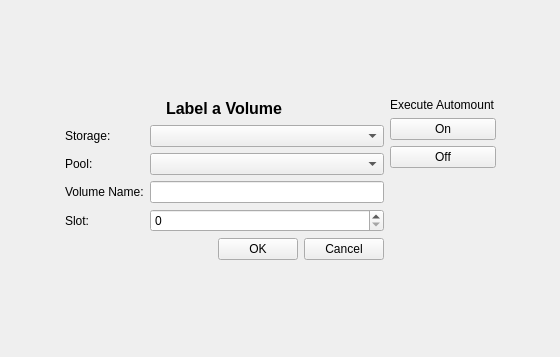
<ui version="4.0" >
 <class>labelForm</class>
 <widget class="QWidget" name="labelForm" >
  <property name="geometry" >
   <rect>
    <x>0</x>
    <y>0</y>
    <width>560</width>
    <height>357</height>
   </rect>
  </property>
  <property name="windowTitle" >
   <string>Form</string>
  </property>
  <layout class="QGridLayout" >
   <property name="margin" >
    <number>9</number>
   </property>
   <property name="spacing" >
    <number>6</number>
   </property>
   <item row="0" column="1" >
    <spacer>
     <property name="orientation" >
      <enum>Qt::Vertical</enum>
     </property>
     <property name="sizeType" >
      <enum>QSizePolicy::Expanding</enum>
     </property>
     <property name="sizeHint" >
      <size>
       <width>421</width>
       <height>48</height>
      </size>
     </property>
    </spacer>
   </item>
   <item row="2" column="1" >
    <spacer>
     <property name="orientation" >
      <enum>Qt::Vertical</enum>
     </property>
     <property name="sizeType" >
      <enum>QSizePolicy::Expanding</enum>
     </property>
     <property name="sizeHint" >
      <size>
       <width>431</width>
       <height>48</height>
      </size>
     </property>
    </spacer>
   </item>
   <item row="1" column="1" >
    <layout class="QGridLayout" >
     <property name="margin" >
      <number>0</number>
     </property>
     <property name="spacing" >
      <number>6</number>
     </property>
     <item row="5" column="0" colspan="2" >
      <layout class="QHBoxLayout" >
       <property name="margin" >
        <number>0</number>
       </property>
       <property name="spacing" >
        <number>6</number>
       </property>
       <item>
        <spacer>
         <property name="orientation" >
          <enum>Qt::Horizontal</enum>
         </property>
         <property name="sizeHint" >
          <size>
           <width>40</width>
           <height>20</height>
          </size>
         </property>
        </spacer>
       </item>
       <item>
        <widget class="QPushButton" name="okButton" >
         <property name="text" >
          <string>OK</string>
         </property>
        </widget>
       </item>
       <item>
        <widget class="QPushButton" name="cancelButton" >
         <property name="text" >
          <string>Cancel</string>
         </property>
        </widget>
       </item>
      </layout>
     </item>
     <item row="3" column="0" >
      <widget class="QLabel" name="label_5" >
       <property name="text" >
        <string>Volume Name:</string>
       </property>
       <property name="buddy" >
        <cstring>volumeName</cstring>
       </property>
      </widget>
     </item>
     <item row="2" column="1" >
      <widget class="QComboBox" name="poolCombo" />
     </item>
     <item row="1" column="0" >
      <widget class="QLabel" name="label_2" >
       <property name="text" >
        <string>Storage:</string>
       </property>
       <property name="buddy" >
        <cstring>storageCombo</cstring>
       </property>
      </widget>
     </item>
     <item row="3" column="1" >
      <widget class="QLineEdit" name="volumeName" >
       <property name="minimumSize" >
        <size>
         <width>200</width>
         <height>0</height>
        </size>
       </property>
      </widget>
     </item>
     <item row="4" column="1" >
      <widget class="QSpinBox" name="slotSpin" >
       <property name="maximum" >
        <number>10000</number>
       </property>
      </widget>
     </item>
     <item row="4" column="0" >
      <widget class="QLabel" name="label_4" >
       <property name="text" >
        <string>Slot:</string>
       </property>
       <property name="buddy" >
        <cstring>slotSpin</cstring>
       </property>
      </widget>
     </item>
     <item rowspan="6" row="0" column="2" >
      <layout class="QVBoxLayout" >
       <property name="margin" >
        <number>0</number>
       </property>
       <property name="spacing" >
        <number>6</number>
       </property>
       <item>
        <widget class="QLabel" name="label_6" >
         <property name="text" >
          <string>Execute Automount</string>
         </property>
        </widget>
       </item>
       <item>
        <widget class="QPushButton" name="automountOnButton" >
         <property name="text" >
          <string>On</string>
         </property>
        </widget>
       </item>
       <item>
        <widget class="QPushButton" name="automountOffButton" >
         <property name="text" >
          <string>Off</string>
         </property>
        </widget>
       </item>
       <item>
        <spacer>
         <property name="orientation" >
          <enum>Qt::Vertical</enum>
         </property>
         <property name="sizeHint" >
          <size>
           <width>20</width>
           <height>61</height>
          </size>
         </property>
        </spacer>
       </item>
      </layout>
     </item>
     <item row="1" column="1" >
      <widget class="QComboBox" name="storageCombo" />
     </item>
     <item row="2" column="0" >
      <widget class="QLabel" name="label_3" >
       <property name="text" >
        <string>Pool:</string>
       </property>
       <property name="buddy" >
        <cstring>poolCombo</cstring>
       </property>
      </widget>
     </item>
     <item row="0" column="0" colspan="2" >
      <layout class="QHBoxLayout" >
       <property name="margin" >
        <number>0</number>
       </property>
       <property name="spacing" >
        <number>6</number>
       </property>
       <item>
        <spacer>
         <property name="orientation" >
          <enum>Qt::Horizontal</enum>
         </property>
         <property name="sizeHint" >
          <size>
           <width>71</width>
           <height>21</height>
          </size>
         </property>
        </spacer>
       </item>
       <item>
        <widget class="QLabel" name="label" >
         <property name="maximumSize" >
          <size>
           <width>16777215</width>
           <height>30</height>
          </size>
         </property>
         <property name="text" >
          <string>&lt;html>&lt;head>&lt;meta name="qrichtext" content="1" />&lt;style type="text/css">
p, li { white-space: pre-wrap; }
&lt;/style>&lt;/head>&lt;body style=" font-family:'Sans Serif'; font-size:9pt; font-weight:400; font-style:normal; text-decoration:none;">
&lt;p style=" margin-top:0px; margin-bottom:0px; margin-left:0px; margin-right:0px; -qt-block-indent:0; text-indent:0px;">&lt;span style=" font-size:12pt; font-weight:600;">Label a Volume&lt;/span>&lt;/p>&lt;/body>&lt;/html></string>
         </property>
        </widget>
       </item>
       <item>
        <spacer>
         <property name="orientation" >
          <enum>Qt::Horizontal</enum>
         </property>
         <property name="sizeHint" >
          <size>
           <width>81</width>
           <height>20</height>
          </size>
         </property>
        </spacer>
       </item>
      </layout>
     </item>
    </layout>
   </item>
   <item row="1" column="2" >
    <spacer>
     <property name="orientation" >
      <enum>Qt::Horizontal</enum>
     </property>
     <property name="sizeHint" >
      <size>
       <width>40</width>
       <height>131</height>
      </size>
     </property>
    </spacer>
   </item>
   <item row="1" column="0" >
    <spacer>
     <property name="orientation" >
      <enum>Qt::Horizontal</enum>
     </property>
     <property name="sizeHint" >
      <size>
       <width>40</width>
       <height>121</height>
      </size>
     </property>
    </spacer>
   </item>
  </layout>
 </widget>
 <resources/>
 <connections/>
</ui>
